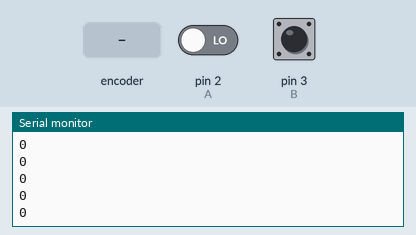
A sketch run on a simulated Arduino Uno, built with avr-gcc and run on an emulated ATmega328P. Parts: the last lines printed to the serial monitor. Inputs (shaded band) come from the test bench; at power-on: pin 2 (A) LOW, pin 3 (B) HIGH.

Above: at 1.2 s.
1.3 s: rotary encoder on pin 2 (A) / pin 3 (B) turned 1 step (first pin leading)
At 2.1 s:
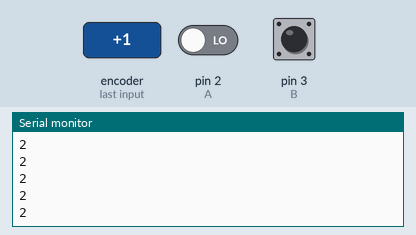
3.0 s: rotary encoder on pin 2 (A) / pin 3 (B) turned 1 step (first pin leading)
At 3.5 s:
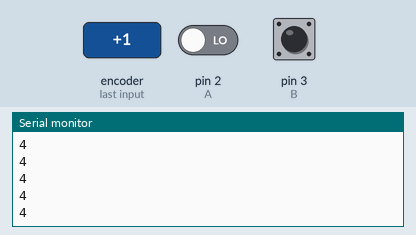
Timing chart, 0 to 6.0 s (numbered marks = the images above; inputs shaded):
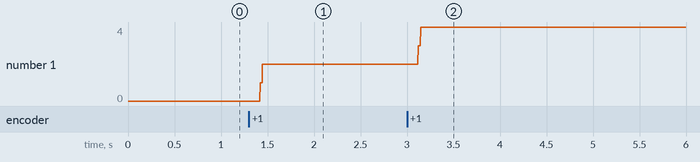

Measured:
- after the input at 1.3 s, the serial monitor: prints a new line after 0.12 s (image 1)
- after the input at 3.0 s, the serial monitor: prints a new line after 0.12 s (image 2)
- plotted number 1: 0 → 2 after the input at 1.3 s, 2 → 4 after the input at 3.0 s

The sketch:

2_robot_counter.ino
```cpp
#define A 2
#define B 3
int counter = 0;
void isr_A(){
  if (digitalRead(B)==LOW){
    counter++;}
  else{
    counter--;}
  }
void isr_B(){
  if (digitalRead(A)==HIGH){
    counter++;}
  else{
    counter--;}
  }
void setup() {
  // put your setup code here, to run once:
  Serial.begin(9600);
  pinMode(A,INPUT);
  pinMode(B,INPUT);
  attachInterrupt(digitalPinToInterrupt(A), isr_A, RISING);
  attachInterrupt(digitalPinToInterrupt(B), isr_B, RISING);

}

void loop() {
  // put your main code here, to run repeatedly:
  Serial.println(counter);

}
```
